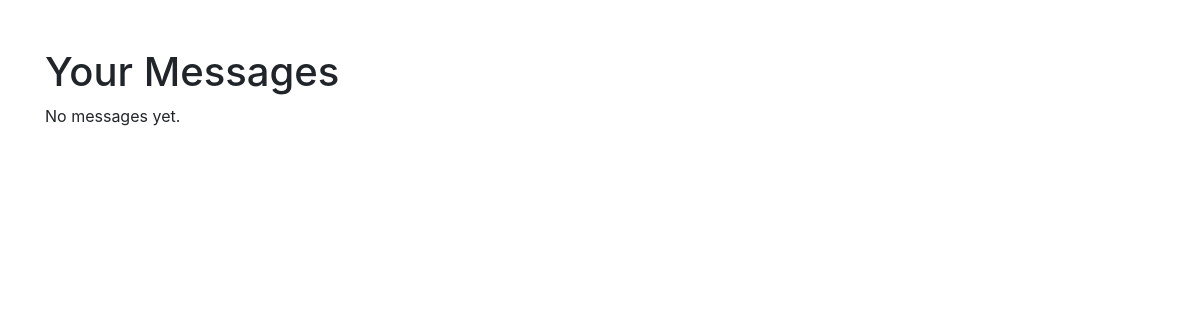
/messages/ (signed in), run on an earlier commit of the app's database.
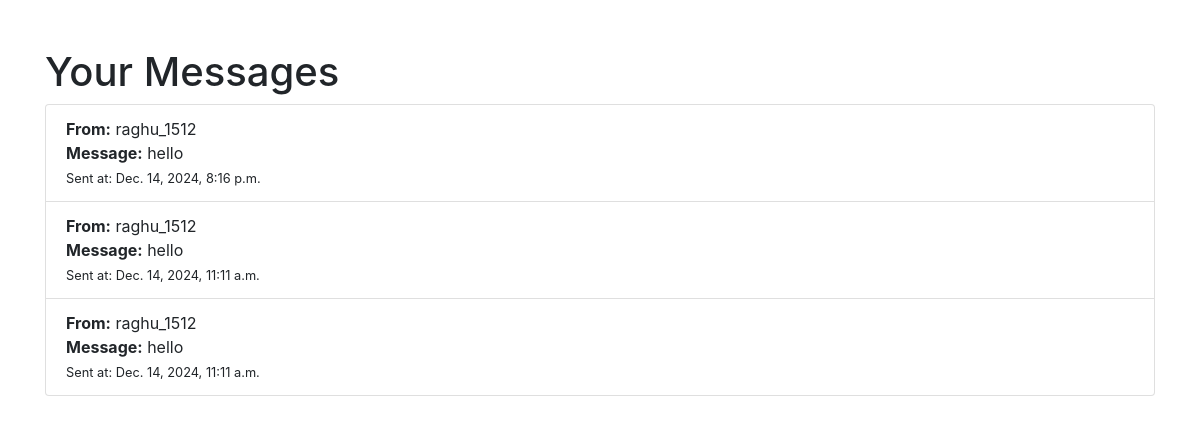
And on a later commit of the database.
### vault/models.py (models this page shows, shortened)
class Message(models.Model):
    sender = models.ForeignKey(User, on_delete=models.CASCADE, related_name='sent_messages')
    receiver = models.ForeignKey(User, on_delete=models.CASCADE, related_name='received_messages')
    content = models.TextField()
    timestamp = models.DateTimeField(auto_now_add=True)

### vault/views.py (the view)
# urls.py: path('messages/', message_list, name='message_list'),
@login_required
def message_list(request):
    messages = Message.objects.filter(receiver=request.user).order_by('-timestamp')
    return render(request, 'vault/message_list.html', {'messages': messages})

### vault/templates/vault/message_list.html (shortened to what this page needs)
<!DOCTYPE html>
<html lang="en">
<head>
    <link href="https://maxcdn.bootstrapcdn.com/bootstrap/4.5.2/css/bootstrap.min.css" rel="stylesheet">
</head>
<body>
    <div class="container mt-5">
        <h1>Your Messages</h1>
        {% if messages %}
            <ul class="list-group">
                {% for message in messages %}
                    <li class="list-group-item">
                        <strong>From:</strong> {{ message.sender.username }} <br>
                        <strong>Message:</strong> {{ message.content }} <br>
                        <small>Sent at: {{ message.timestamp }}</small>
                    </li>
                {% endfor %}
            </ul>
        {% else %}
            <p>No messages yet.</p>
        {% endif %}
    </div>
</body>
</html>

What changed in the data, as far as the page shows it:
added Message: sender.username "raghu_1512", content "hello", timestamp "Dec. 14, 2024, 8:16 p.m."
added Message: sender.username "raghu_1512", content "hello", timestamp "Dec. 14, 2024, 11:11 a.m."
added Message: sender.username "raghu_1512", content "hello", timestamp "Dec. 14, 2024, 11:11 a.m."
Also different on the page:
text no longer shown: "No messages yet."
